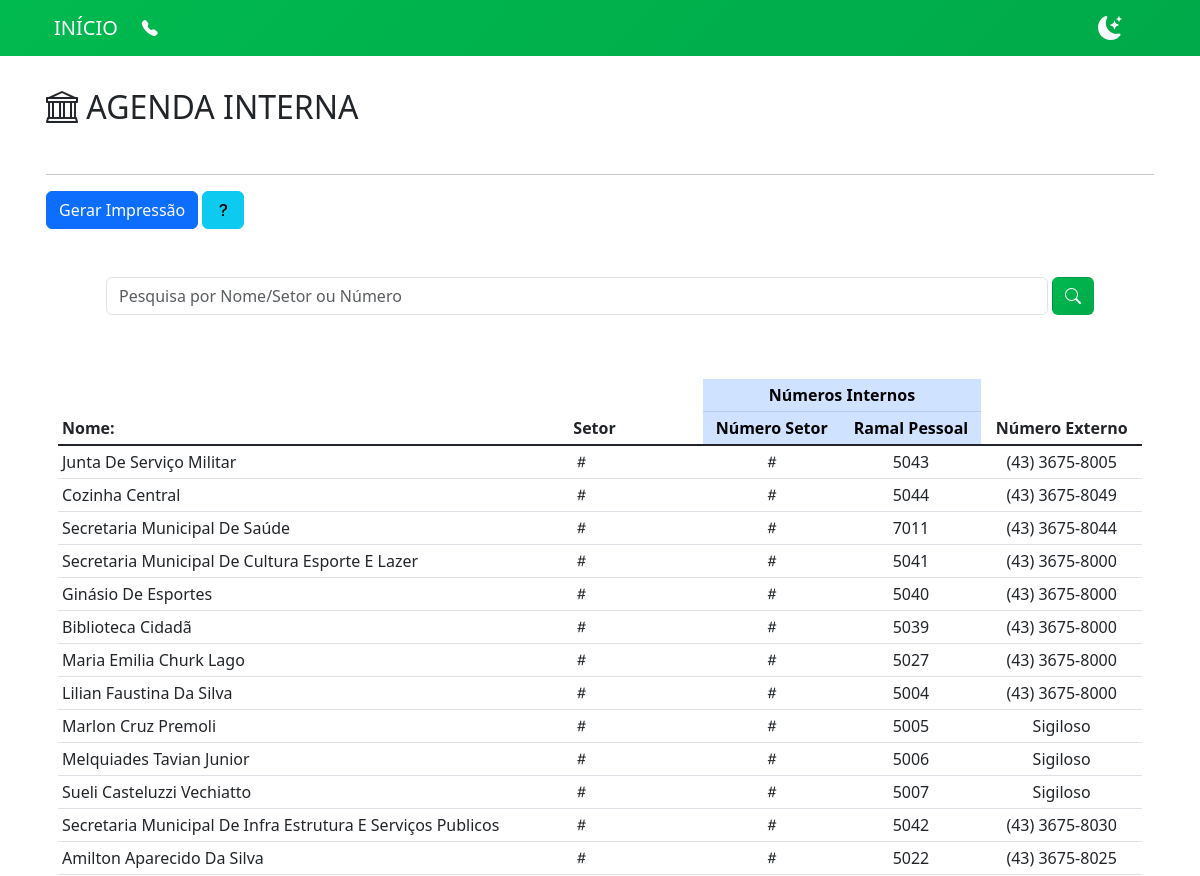
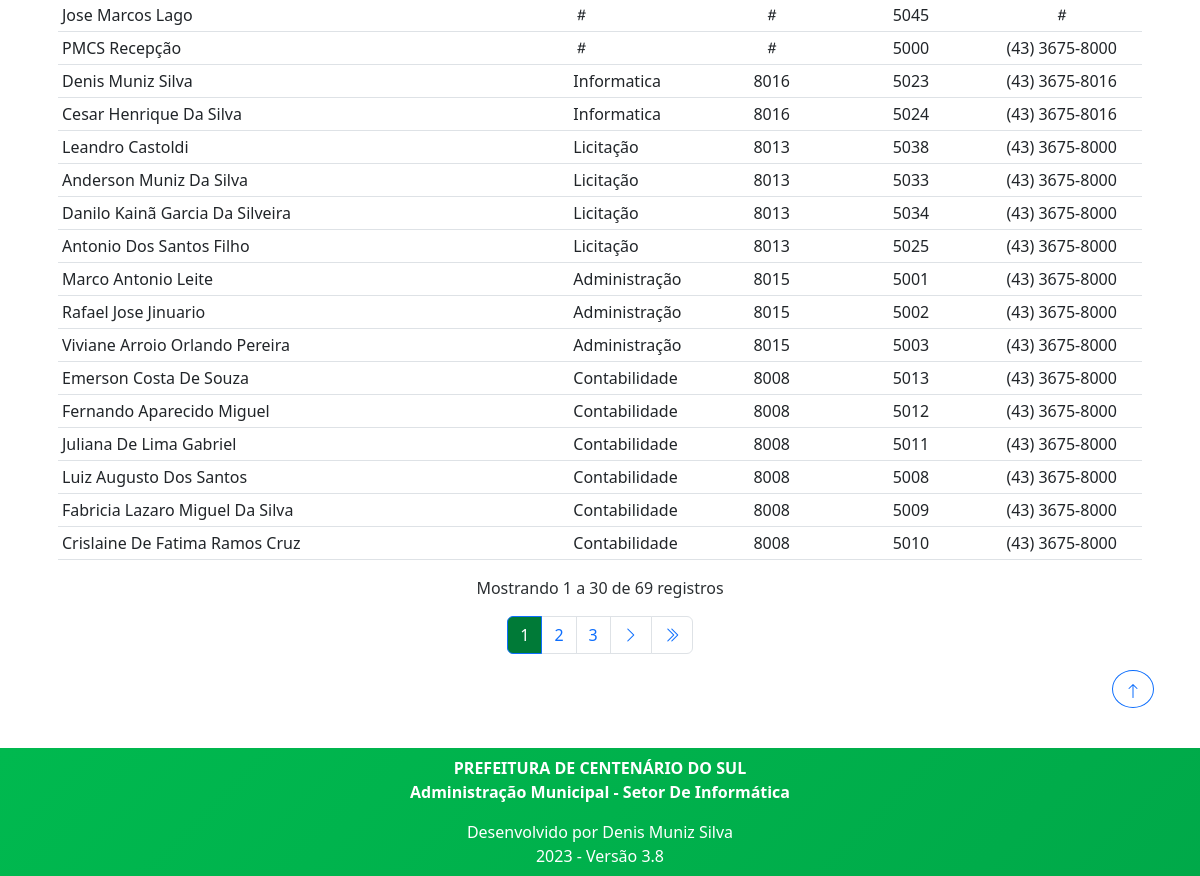
/agenda/, run on the app's committed database (2 pictures, top to bottom).
### agenda/models.py (models this page shows, shortened)
class Agenda(models.Model):
    data = models.DateTimeField(auto_now_add=True, verbose_name=_('Data'))
    grupo = models.ForeignKey(Grupo, on_delete=models.PROTECT, verbose_name=_('Agenda'), null=True, blank=True)
    pessoa = models.CharField(max_length=200, verbose_name=_('Pessoa'))
    numero_interno = models.CharField(max_length=20, verbose_name=_('Numero Interno'))
    numero_externo = models.CharField(max_length=20, verbose_name=_('Numero Externo'), null=True, blank=True)

class Grupo(models.Model):
    data = models.DateTimeField(auto_now_add=True, verbose_name=_('Data'))
    grupo = models.CharField(max_length=200, verbose_name=_('Grupo'))
    numero = models.CharField(max_length=5, verbose_name=_('Numero'))

### agenda/views.py (the view, shortened to what this page needs)
# urls.py: path('agenda/', v_Agenda.as_view(), name='Agenda'),
class v_Agenda(ListView):
    paginate_by = 30
    model = Agenda
    template_name = 'agenda/index.html'
    def get_queryset(self):
        queryset = super().get_queryset()
        query = self.request.GET.get('q')
        if query is not None:
            queryS = unidecode(query)
        else:
            queryS = query
        queryset = queryset.order_by('grupo')
        return queryset

### agenda/templates/agenda/index.html (shortened to what this page needs)
{% extends 'base.html' %}
{% load static %}
{% block pagina %}
<h2 class="mt-3 mb-5">
    <i class="bi bi-bank"></i>
    AGENDA INTERNA
</h2>
<hr class="pesquisa mt-5">
<div>
    <a class="btn btn-primary" href="{% url 'AgendaExporta' %}" target="_blank">Gerar Impressão</a>
    <button  class="btn btn-info" data-bs-toggle="modal" data-bs-target="#ModalAjuda">
        <i class="bi bi-question-lg"></i>
    </button >
</div>
<div class="container">
    <div class="container">
    <form method="get">
        <div class="row">
            <div class="container my-5 px-5">
                <div class="d-flex align-items-end" id="busca">
                    <input type="text" name="q" value="{{ request.GET.q }}" placeholder="Pesquisa por Nome/Setor ou Número"
                        class="form-control">
                    <button type="submit" title="Pesquisar Registros" class="btn corPrimaria ms-1">
                        <i class="bi bi-search" id="lupacep"></i>
                    </button>
                </div>
            </div>
        </div>
    </form>
</div>
    <div class="table-responsive">
        <table class="table table-sm table-hover mt-3">
            <thead>
                <tr>
                    <th scope="col" rowspan="2">Nome:</th>
                    <th scope="col" rowspan="2">Setor</th>
                    <th scope="col" colspan="2" class="text-center table-primary">Números Internos</th>
                    <th scope="col" rowspan="2" class="text-center">Número Externo</th>
                </tr>
                <tr>
                    <th scope="col" class="text-center table-primary">Número Setor</th>
                    <th scope="col" class="text-center table-primary">Ramal Pessoal</th>
                </tr>
            </thead>
            <tbody class="table-group-divider">
                {% for item in object_list %}
                <tr>
                    <td class="text-capitalize">
                        {{ item.pessoa }}
                    </td>
                    <td>
                        {% if item.grupo.grupo %}
                            {{ item.grupo.grupo }}
                        {% else %}
                            <i class="bi bi-hash"></i>
                        {% endif %}
                    </td>
                    <td class="text-center">
                        {% if item.grupo.numero %}
                            {{ item.grupo.numero }}
                        {% else %}
                            <i class="bi bi-hash"></i>
                        {% endif %}
                    </td>
                    <td class="text-center">
                        {% if item.numero_interno %}
                            {{ item.numero_interno }}
                        {% else %}
                            <i class="bi bi-hash"></i>
                        {% endif %}
                    </td>
                    <td class="text-center">
                        {% if item.numero_externo %}
                            {{ item.numero_externo }}
                        {% else %}
                            <i class="bi bi-hash"></i>
                        {% endif %}
                    </td>
                </tr>
                {% endfor %}
            </tbody>
        </table>
    </div>
</div>
{% include "paginacao.html" %}
{% endblock pagina %}

### static/css/main.css (style rules this page uses)
.corPrimaria { background: rgb(0,122,55); background: linear-gradient(-45deg, #007A37, #00B94F); background-size: 400% 400%; animation: Gradient 10s ease infinite; color: #fff; }

### data on the page
Agenda: pessoa "Junta De Serviço Militar", numero_interno "5043", numero_externo "(43) 3675-8005"
Agenda: pessoa "Cozinha Central", numero_interno "5044", numero_externo "(43) 3675-8049"
Agenda: pessoa "Secretaria Municipal De Saúde", numero_interno "7011", numero_externo "(43) 3675-8044"
Agenda: pessoa "Secretaria Municipal De Cultura Esporte E Lazer", numero_interno "5041", numero_externo "(43) 3675-8000"
Agenda: pessoa "Ginásio De Esportes", numero_interno "5040", numero_externo "(43) 3675-8000"
Agenda: pessoa "Biblioteca Cidadã", numero_interno "5039", numero_externo "(43) 3675-8000"
Agenda: pessoa "Maria Emilia Churk Lago", numero_interno "5027", numero_externo "(43) 3675-8000"
Agenda: pessoa "Lilian Faustina Da Silva", numero_interno "5004", numero_externo "(43) 3675-8000"
Agenda: pessoa "Marlon Cruz Premoli", numero_interno "5005", numero_externo "Sigiloso"
Agenda: pessoa "Melquiades Tavian Junior", numero_interno "5006", numero_externo "Sigiloso"
Agenda: pessoa "Sueli Casteluzzi Vechiatto", numero_interno "5007", numero_externo "Sigiloso"
Agenda: pessoa "Secretaria Municipal De Infra Estrutura E Serviços Publicos", numero_interno "5042", numero_externo "(43) 3675-8030"
Agenda: pessoa "Amilton Aparecido Da Silva", numero_interno "5022", numero_externo "(43) 3675-8025"
Agenda: pessoa "Jose Marcos Lago", numero_interno "5045"
Agenda: pessoa "PMCS Recepção", numero_interno "5000", numero_externo "(43) 3675-8000"
Agenda: pessoa "Denis Muniz Silva", grupo.grupo "Informatica", grupo.numero "8016", numero_interno "5023", numero_externo "(43) 3675-8016"
Agenda: pessoa "Cesar Henrique Da Silva", grupo.grupo "Informatica", grupo.numero "8016", numero_interno "5024", numero_externo "(43) 3675-8016"
Agenda: pessoa "Leandro Castoldi", grupo.grupo "Licitação", grupo.numero "8013", numero_interno "5038", numero_externo "(43) 3675-8000"
Agenda: pessoa "Anderson Muniz Da Silva", grupo.grupo "Licitação", grupo.numero "8013", numero_interno "5033", numero_externo "(43) 3675-8000"
Agenda: pessoa "Danilo Kainã Garcia Da Silveira", grupo.grupo "Licitação", grupo.numero "8013", numero_interno "5034", numero_externo "(43) 3675-8000"
Agenda: pessoa "Antonio Dos Santos Filho", grupo.grupo "Licitação", grupo.numero "8013", numero_interno "5025", numero_externo "(43) 3675-8000"
Agenda: pessoa "Marco Antonio Leite", grupo.grupo "Administração", grupo.numero "8015", numero_interno "5001", numero_externo "(43) 3675-8000"
Agenda: pessoa "Rafael Jose Jinuario", grupo.grupo "Administração", grupo.numero "8015", numero_interno "5002", numero_externo "(43) 3675-8000"
Agenda: pessoa "Viviane Arroio Orlando Pereira", grupo.grupo "Administração", grupo.numero "8015", numero_interno "5003", numero_externo "(43) 3675-8000"
Agenda: pessoa "Emerson Costa De Souza", grupo.grupo "Contabilidade", grupo.numero "8008", numero_interno "5013", numero_externo "(43) 3675-8000"
Agenda: pessoa "Fernando Aparecido Miguel", grupo.grupo "Contabilidade", grupo.numero "8008", numero_interno "5012", numero_externo "(43) 3675-8000"
Agenda: pessoa "Juliana De Lima Gabriel", grupo.grupo "Contabilidade", grupo.numero "8008", numero_interno "5011", numero_externo "(43) 3675-8000"
Agenda: pessoa "Luiz Augusto Dos Santos", grupo.grupo "Contabilidade", grupo.numero "8008", numero_interno "5008", numero_externo "(43) 3675-8000"
Agenda: pessoa "Fabricia Lazaro Miguel Da Silva", grupo.grupo "Contabilidade", grupo.numero "8008", numero_interno "5009", numero_externo "(43) 3675-8000"
Agenda: pessoa "Crislaine De Fatima Ramos Cruz", grupo.grupo "Contabilidade", grupo.numero "8008", numero_interno "5010", numero_externo "(43) 3675-8000"

### other printed values
{{ page_obj.start_index }} "1"
{{ page_obj.end_index }} "30"
{{ page_obj.paginator.count }} "69"
{{ i }} "1"
{{ i }} "2" "3"
